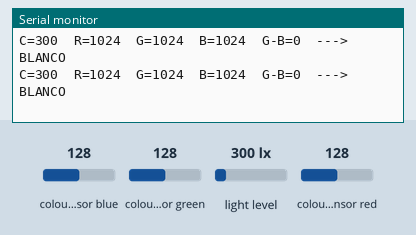
The program below on a simulated ESP32-S3. On the bench: the last lines printed to the serial monitor. The test bench sets the inputs (shaded band); at power-on: light level 300 lx, colour sensor blue 128, colour sensor green 128, colour sensor red 128.

Above: at 3.2 s.
3.3 s: light level set to 53 lx
At 3.33 s:
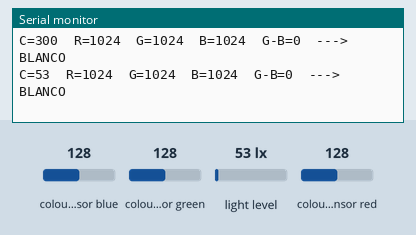
4.8 s: light level set to 44 lx
At 4.84 s:
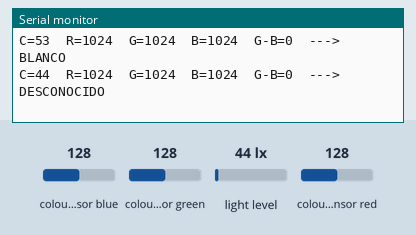

Measured:
- the behaviour switches between 50 and 49 lx on light level (found by bisection; images 1 and 2)
- after the input at 3.3 s, the serial monitor: prints a new line at once (image 1)
- after the input at 4.8 s, the serial monitor: prints a new line at once (image 2)

The program:

main.cpp
```cpp
#include <Arduino.h>
#include <Wire.h>
#include <SparkFun_APDS9960.h>

// ======================================================
// SENSOR APDS-9960
// ======================================================

SparkFun_APDS9960 apds;

// Pines I2C del ESP32-S3
const int I2C_SDA = 8;
const int I2C_SCL = 9;


// ======================================================
// VARIABLES DE LECTURA
// ======================================================

uint16_t red = 0;
uint16_t green = 0;
uint16_t blue = 0;
uint16_t ambient = 0;


// ======================================================
// VARIABLES DE CONFIRMACION
// ======================================================

// Último color que vio el sensor
String ultimoColor = "NINGUNO";

// Cantidad de lecturas consecutivas del mismo color
int repeticiones = 0;

// Número de lecturas iguales necesarias para confirmar
const int CONFIRMACIONES_NECESARIAS = 3;


// ======================================================
// CONTADORES
// ======================================================

int contadorRojo = 0;
int contadorVerde = 0;
int contadorAzul = 0;


// ======================================================
// FUNCION PARA DETECTAR COLOR
// ======================================================

String detectarColor(uint16_t c,
                     uint16_t r,
                     uint16_t g,
                     uint16_t b) {

  // --------------------------------------------------
  // MUY POCA LUZ
  // --------------------------------------------------

  if (c < 8) {
    return "NINGUNO";
  }


  // --------------------------------------------------
  // BLANCO
  //
  // Medición aproximada:
  // C = 63
  // R = 22-23
  // G = 41
  // B = 31-32
  // --------------------------------------------------

  if (c >= 50) {
    return "BLANCO";
  }


  // --------------------------------------------------
  // ROJO
  //
  // Medición aproximada:
  // C = 24
  // R = 19
  // G = 17
  // B = 16-17
  //
  // En rojo, R domina sobre G y B.
  // --------------------------------------------------

  if (c >= 18 && c <= 30 &&
      r > g &&
      r > b) {

    return "ROJO";
  }


  // --------------------------------------------------
  // DIFERENCIA ENTRE VERDE Y AZUL
  // --------------------------------------------------

  int diferenciaGB = (int)g - (int)b;


  // --------------------------------------------------
  // VERDE
  //
  // Medición:
  // C ≈ 32
  // R ≈ 15
  // G ≈ 25
  // B ≈ 20
  //
  // G - B ≈ 5
  // --------------------------------------------------

  if (g > r &&
      diferenciaGB >= 4) {

    return "VERDE";
  }


  // --------------------------------------------------
  // AZUL
  //
  // Medición actual:
  // C ≈ 31
  // R ≈ 15
  // G ≈ 23
  // B ≈ 21
  //
  // G - B ≈ 2
  // --------------------------------------------------

  if (g > r &&
      b >= r &&
      diferenciaGB <= 3) {

    return "AZUL";
  }


  // --------------------------------------------------
  // NINGUNA COINCIDENCIA
  // --------------------------------------------------

  return "DESCONOCIDO";
}


// ======================================================
// SETUP
// ======================================================

void setup() {

  // Comunicación con la computadora
  Serial.begin(115200);

  delay(1500);

  Serial.println();
  Serial.println("========================================");
  Serial.println("       SENSOR DE COLOR APDS-9960");
  Serial.println("========================================");


  // ==================================================
  // INICIAR I2C
  // ==================================================

  Wire.begin(I2C_SDA, I2C_SCL);

  Serial.println("I2C iniciado");
  Serial.println("SDA -> GPIO 8");
  Serial.println("SCL -> GPIO 9");


  // ==================================================
  // INICIAR SENSOR
  // ==================================================

  if (apds.init()) {

    Serial.println("APDS-9960 detectado correctamente.");

  } else {

    Serial.println("ERROR: APDS-9960 no detectado.");

    while (1) {
      delay(1000);
    }
  }


  // ==================================================
  // ACTIVAR SENSOR RGB
  // ==================================================

  if (apds.enableLightSensor(false)) {

    Serial.println("Sensor RGB activado correctamente.");

  } else {

    Serial.println("ERROR: No se pudo activar el sensor RGB.");
  }


  Serial.println();
  Serial.println("Iniciando lecturas...");
  Serial.println();

  delay(500);
}


// ======================================================
// LOOP
// ======================================================

void loop() {

  // ==================================================
  // 1. LEER SENSOR
  // ==================================================

  bool lecturaCorrecta =
      apds.readRedLight(red) &&
      apds.readGreenLight(green) &&
      apds.readBlueLight(blue) &&
      apds.readAmbientLight(ambient);


  if (!lecturaCorrecta) {

    Serial.println("ERROR leyendo APDS-9960.");

    delay(100);

    return;
  }


  // ==================================================
  // 2. DETECTAR COLOR
  // ==================================================

  String colorActual =
      detectarColor(ambient, red, green, blue);


  // ==================================================
  // 3. MOSTRAR LECTURAS
  // ==================================================

  Serial.print("C=");
  Serial.print(ambient);

  Serial.print("  R=");
  Serial.print(red);

  Serial.print("  G=");
  Serial.print(green);

  Serial.print("  B=");
  Serial.print(blue);


  // Mostrar diferencia G-B
  int diferenciaGB = (int)green - (int)blue;

  Serial.print("  G-B=");
  Serial.print(diferenciaGB);


  Serial.print("  ---> ");
  Serial.println(colorActual);


  // ==================================================
  // 4. COMPROBAR SI EL COLOR SE REPITE
  // ==================================================

  if (colorActual == ultimoColor) {

    repeticiones++;

  } else {

    ultimoColor = colorActual;

    repeticiones = 1;
  }


  // ==================================================
  // 5. CONFIRMAR DESPUES DE 3 LECTURAS
  // ==================================================

  if (repeticiones == CONFIRMACIONES_NECESARIAS) {


    // ------------------------------------------------
    // ROJO
    // ------------------------------------------------

    if (colorActual == "ROJO") {

      contadorRojo++;

      Serial.println();
      Serial.println(">>>>>>>>>>>>>>>>>>>>>>>>>>>>>");
      Serial.println(">>>    ROJO CONFIRMADO    <<<");
      Serial.println(">>>>>>>>>>>>>>>>>>>>>>>>>>>>>");
    }


    // ------------------------------------------------
    // VERDE
    // ------------------------------------------------

    else if (colorActual == "VERDE") {

      contadorVerde++;

      Serial.println();
      Serial.println(">>>>>>>>>>>>>>>>>>>>>>>>>>>>>");
      Serial.println(">>>   VERDE CONFIRMADO    <<<");
      Serial.println(">>>>>>>>>>>>>>>>>>>>>>>>>>>>>");
    }


    // ------------------------------------------------
    // AZUL
    // ------------------------------------------------

    else if (colorActual == "AZUL") {

      contadorAzul++;

      Serial.println();
      Serial.println(">>>>>>>>>>>>>>>>>>>>>>>>>>>>>");
      Serial.println(">>>    AZUL CONFIRMADO    <<<");
      Serial.println(">>>>>>>>>>>>>>>>>>>>>>>>>>>>>");
    }


    // ==================================================
    // MOSTRAR CONTADORES
    // ==================================================

    if (colorActual == "ROJO" ||
        colorActual == "VERDE" ||
        colorActual == "AZUL") {

      Serial.println();

      Serial.print("Conteo -> ");

      Serial.print("Rojo: ");
      Serial.print(contadorRojo);

      Serial.print(" | Verde: ");
      Serial.print(contadorVerde);

      Serial.print(" | Azul: ");
      Serial.println(contadorAzul);

      Serial.println();
    }
  }


  // ==================================================
  // 6. ESPERAR 100 ms
  // ==================================================

  delay(100);
}
```
